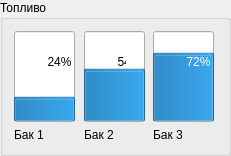
              <widget class="QGroupBox" name="groupBox_4">
               <property name="minimumSize">
                <size>
                 <width>231</width>
                 <height>0</height>
                </size>
               </property>
               <property name="font">
                <font>
                 <pointsize>9</pointsize>
                </font>
               </property>
               <property name="title">
                <string>Топливо</string>
               </property>
               <layout class="QHBoxLayout" name="horizontalLayout_26">
                <item>
                 <layout class="QVBoxLayout" name="verticalLayout_11">
                  <item>
                   <widget class="QProgressBar" name="progressBar">
                    <property name="minimumSize">
                     <size>
                      <width>61</width>
                      <height>0</height>
                     </size>
                    </property>
                    <property name="value">
                     <number>24</number>
                    </property>
                    <property name="orientation">
                     <enum>Qt::Vertical</enum>
                    </property>
                   </widget>
                  </item>
                  <item>
                   <widget class="QLabel" name="label_24">
                    <property name="text">
                     <string>Бак 1</string>
                    </property>
                   </widget>
                  </item>
                 </layout>
                </item>
                <item>
                 <layout class="QVBoxLayout" name="verticalLayout_12">
                  <item>
                   <widget class="QProgressBar" name="progressBar_2">
                    <property name="minimumSize">
                     <size>
                      <width>61</width>
                      <height>0</height>
                     </size>
                    </property>
                    <property name="value">
                     <number>54</number>
                    </property>
                    <property name="orientation">
                     <enum>Qt::Vertical</enum>
                    </property>
                   </widget>
                  </item>
                  <item>
                   <widget class="QLabel" name="label_25">
                    <property name="text">
                     <string>Бак 2</string>
                    </property>
                   </widget>
                  </item>
                 </layout>
                </item>
                <item>
                 <layout class="QVBoxLayout" name="verticalLayout_13">
                  <item>
                   <widget class="QProgressBar" name="progressBar_3">
                    <property name="minimumSize">
                     <size>
                      <width>61</width>
                      <height>0</height>
                     </size>
                    </property>
                    <property name="value">
                     <number>72</number>
                    </property>
                    <property name="orientation">
                     <enum>Qt::Vertical</enum>
                    </property>
                   </widget>
                  </item>
                  <item>
                   <widget class="QLabel" name="label_26">
                    <property name="text">
                     <string>Бак 3</string>
                    </property>
                   </widget>
                  </item>
                 </layout>
                </item>
               </layout>
              </widget>
